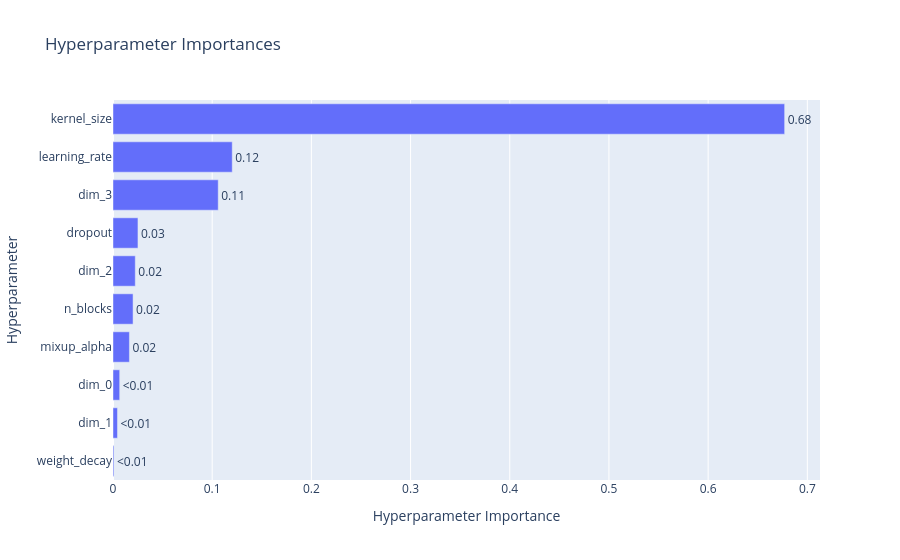

Here is the notebook cell this chart was saved with:
### Code cell
optuna.visualization.plot_param_importances(study)

### Figure 1 — Plotly figure (JSON) as saved in the notebook; plotly's stock layout.template omitted (floating-point values rounded to 4 significant figures)
{"data": [{"cliponaxis": false, "hovertemplate": ["weight_decay (FloatDistribution): 0.000917884693678025<extra></extra>", "dim_1 (IntDistribution): 0.004509712645260864<extra></extra>", "dim_0 (IntDistribution): 0.006743612556456526<extra></extra>", "mixup_alpha (FloatDistribution): 0.01654759035530616<extra></extra>", "n_blocks (IntDistribution): 0.020218876132977914<extra></extra>", "dim_2 (IntDistribution): 0.022464993919634087<extra></extra>", "dropout (FloatDistribution): 0.025161647209903895<extra></extra>", "dim_3 (IntDistribution): 0.10609147340043508<extra></extra>", "learning_rate (FloatDistribution): 0.12021541860989067<extra></extra>", "kernel_size (CategoricalDistribution): 0.6771287904764568<extra></extra>"], "name": "Objective Value", "orientation": "h", "text": ["<0.01", "<0.01", "<0.01", "0.02", "0.02", "0.02", "0.03", "0.11", "0.12", "0.68"], "textposition": "outside", "type": "bar", "x": [0.0009179, 0.00451, 0.006744, 0.01655, 0.02022, 0.02246, 0.02516, 0.1061, 0.1202, 0.6771], "y": ["weight_decay", "dim_1", "dim_0", "mixup_alpha", "n_blocks", "dim_2", "dropout", "dim_3", "learning_rate", "kernel_size"]}], "layout": {"title": {"text": "Hyperparameter Importances"}, "xaxis": {"title": {"text": "Hyperparameter Importance"}}, "yaxis": {"title": {"text": "Hyperparameter"}}}}
